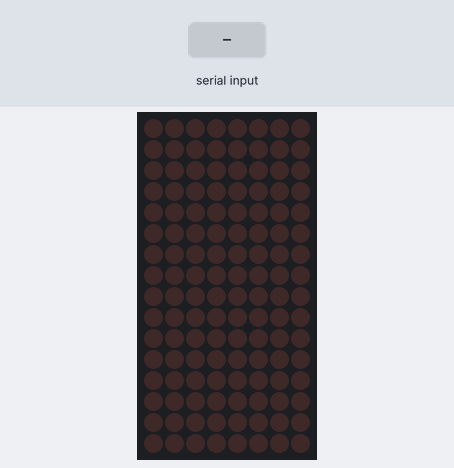
Simulated run of this sketch. Board: Arduino Uno, built with avr-gcc and run on an emulated ATmega328P. Shown: 16×8 LED matrix. Inputs (shaded band) come from the test bench.

Above: at 1.2 s.
1.3 s: "A\n" received over Serial
At 2.5 s:
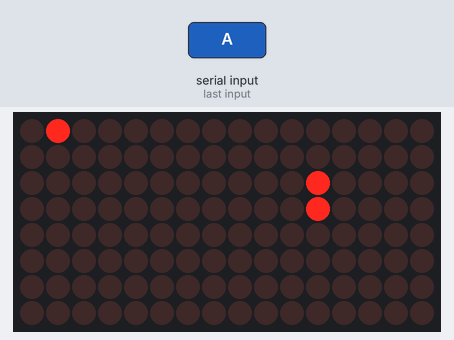
3.3 s: byte 20 (20) received over Serial
At 4.2 s:
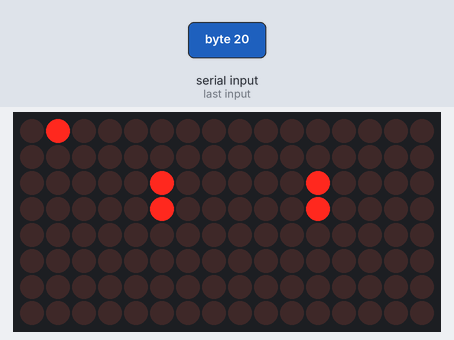
5.2 s: "B\n" received over Serial
At 6.6 s:
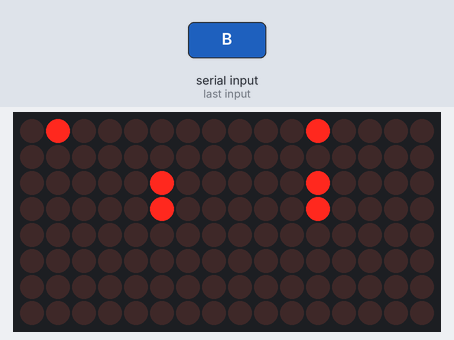
7.2 s: "C\n" received over Serial
At 8.9 s:
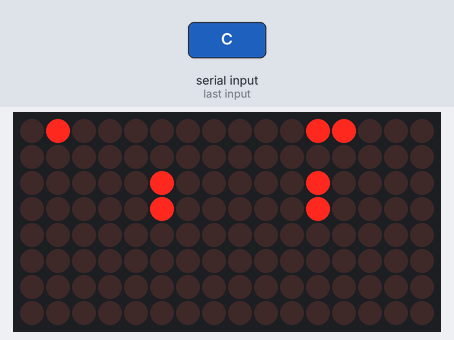
9.2 s: "D\n" received over Serial
At 10.9 s:
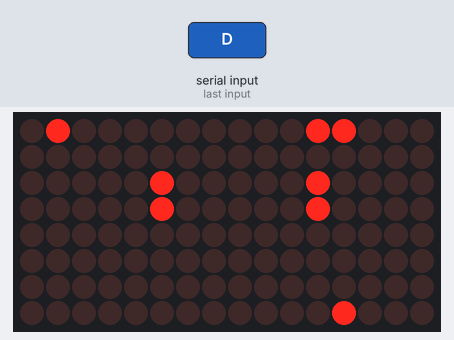
11.2 s: "E\n" received over Serial
At 12.4 s:
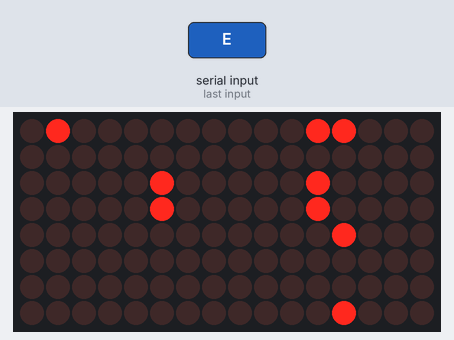
Timing chart, 0 to 14.2 s (numbered marks = the images above; inputs shaded):
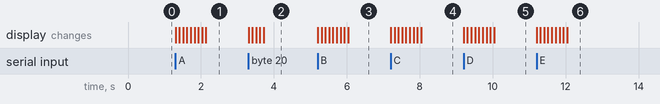

The sketch:

LED_Matrix_Firmware_v2.ino.ino
```cpp
//----------------------HOWTO----------------------------------------
/*
    matrix.displaybuffer[i] : directly access display buffer. check if node has been hit.
    matrix.drawPixel() : draw to a pixel.
    matrix.drawBitmap(0, 0,  mybitmap, 16, 32, LED_ON); outputs "mybmp" to buffer
    matrix.drawLine(0,0, 7,15, Mat1);

  //INITIALLIZING BUFFER
    static const uint16_t PROGMEM
      mybitmap[] =
      { B0011110000111100,
        B0100001000111100,
        B1010010100111100,
        B1000000100111100,
        B1010010100111100,
        B1001100100111100,
        B0100001000111100,
        B0011110000111100 };


   write the changes we just made to the display. display buffer to LED.
   matrix.writeDisplay();
  */

//-----------------------ENDHOWTO---------------------------------------


#include <Adafruit_GFX.h>
#include <Wire.h>
#include <Adafruit_LEDBackpack.h>
#include <SoftwareSerial.h>


Adafruit_8x16matrix matrix = Adafruit_8x16matrix();  //specify your display buffer


void LEDFlash(int r, int c){
  matrix.drawPixel(r,c, LED_ON);
  matrix.writeDisplay();
  delay(100);
  matrix.drawPixel(r,c, LED_OFF);
  matrix.writeDisplay();
  delay(100);
  matrix.drawPixel(r,c, LED_ON);
  matrix.writeDisplay();
  delay(100);
  matrix.drawPixel(r,c, LED_OFF);
  matrix.writeDisplay();
  delay(100);
  matrix.drawPixel(r,c, LED_ON); //after blinking twice stays on
  matrix.writeDisplay();
}

void LEDFlash2(int r, int c, int r1, int c1){
  matrix.drawPixel(r,c, LED_ON);
  matrix.drawPixel(r1,c1, LED_ON);
  matrix.writeDisplay();
  delay(100);
  matrix.drawPixel(r,c, LED_OFF);
  matrix.drawPixel(r1,c1, LED_OFF);
  matrix.writeDisplay();
  delay(100);
  matrix.drawPixel(r,c, LED_ON);
  matrix.drawPixel(r1,c1, LED_ON);
  matrix.writeDisplay();
  delay(100);
  matrix.drawPixel(r,c, LED_OFF);
  matrix.drawPixel(r1,c1, LED_OFF);
  matrix.writeDisplay();
  delay(100);
  //after blinking twice stays on
  matrix.drawPixel(r,c, LED_ON);
  matrix.drawPixel(r1,c1, LED_ON);
  matrix.writeDisplay();
}
void LEDFlash4(int r, int c, int r1, int c1, int r2, int c2, int r3, int c3){
  matrix.drawPixel(r,c, LED_ON);
  matrix.drawPixel(r1,c1, LED_ON);
  matrix.drawPixel(r2,c2, LED_ON);
  matrix.drawPixel(r3,c3, LED_ON);
  matrix.writeDisplay();
  delay(100);
  matrix.drawPixel(r,c, LED_OFF);
  matrix.drawPixel(r1,c1, LED_OFF);
  matrix.drawPixel(r2,c2, LED_OFF);
  matrix.drawPixel(r3,c3, LED_OFF);
  matrix.writeDisplay();
  delay(100);
  matrix.drawPixel(r,c, LED_ON);
  matrix.drawPixel(r1,c1, LED_ON);
  matrix.drawPixel(r2,c2, LED_ON);
  matrix.drawPixel(r3,c3, LED_ON);
  matrix.writeDisplay();
  delay(100);
  matrix.drawPixel(r,c, LED_OFF);
  matrix.drawPixel(r1,c1, LED_OFF);
  matrix.drawPixel(r2,c2, LED_OFF);
  matrix.drawPixel(r3,c3, LED_OFF);
  matrix.writeDisplay();
  delay(100);
  matrix.drawPixel(r,c, LED_ON);
  matrix.drawPixel(r1,c1, LED_ON);
  matrix.drawPixel(r2,c2, LED_ON);
  matrix.drawPixel(r3,c3, LED_ON);
  matrix.writeDisplay();
}

//Subroutine to indicate to the user that they can throw dart. i.e Light up all LED 2 times. etc.
void ShowReady(){

}

//Function to animate clearing of screen.
void AnimateClear(){
for(int i=1; i<83; i++){

}
}

void PaintSegment(int seg){
  if(seg==64){
    LEDFlash(5,7);
  }
  else if(seg==65){
    LEDFlash(1,0);
  }
  else if(seg==66){
    LEDFlash(11,0);
  }
  else if(seg==67){
    LEDFlash(12,0);
  }
  else if(seg==68){
    LEDFlash(12,7);
  }
  else if(seg==69){
    LEDFlash(12,4);
  }
  else if(seg==70){
    LEDFlash(12,3);
  }
  else if(seg==71){
    LEDFlash(0,0);
  }
  else if(seg==72){
    LEDFlash(11,7);
  }
  else if(seg==73){
    LEDFlash(5,0);
  }
  else if(seg==74){
    LEDFlash(6,0);
  }
   else if(seg==75){
    LEDFlash(10,3);
  }
   else if(seg==76){
    LEDFlash(10,4);
  }
   else if(seg==77){
    LEDFlash(10,7);
  }
  else if(seg==78){
    LEDFlash(10,0);
  }
  else if(seg==79){
    LEDFlash(4,7);
  }
  else if(seg==80){
    LEDFlash(0,7);
  }
  else if(seg==81){
    LEDFlash(1,7);
  }
  else if(seg==82){
    LEDFlash(6,7);
  }
  else if(seg==63){
    LEDFlash(4,0);
  }
  else if(seg==44){
    LEDFlash2(5,6,6,6);
  }
  else if(seg==45){
    LEDFlash2(2,7,3,7);
  }
  else if(seg==46){
    LEDFlash2(15,7,13,7);
  }
  else if(seg==47){
    LEDFlash2(14,6,14,7);
  }
  else if(seg==48){
    LEDFlash2(12,6,12,5);
  }
  else if(seg==49){
    LEDFlash2(12,1,12,2);
  }
  else if(seg==50){
    LEDFlash2(14,1,14,0);
  }
  else if(seg==51){
    LEDFlash2(15,0,13,0);
  }
  else if(seg==52){
    LEDFlash2(11,1,0,1);
  }
  else if(seg==53){
    LEDFlash2(2,0,3,0);
  }
  else if(seg==54){
    LEDFlash2(7,0,8,0);
  }
  else if(seg==55){
    LEDFlash2(9,1,9,0);
  }
  else if(seg==56){
    LEDFlash2(10,2,10,1);
  }
  else if(seg==57){
    LEDFlash2(10,6,10,5);
  }
  else if(seg==58){
    LEDFlash2(5,1,6,1);
  }
  else if(seg==59){
    LEDFlash2(1,1,4,1);
  }
  else if(seg==60){
    LEDFlash2(11,6,0,6);
  }
  else if(seg==61){
    LEDFlash2(4,6,1,6);
  }
  else if(seg==62){
    LEDFlash2(9,7,9,6);
  }
  else if(seg==43){
    LEDFlash2(7,7,8,7);
  }
  else if(seg==24){
    LEDFlash(2,6);
  }
  else if(seg==25){
    LEDFlash(14,4);
  }
  else if(seg==26){
    LEDFlash(14,3);
  }
  else if(seg==27){
    LEDFlash(14,2);
  }
  else if(seg==28){
    LEDFlash(13,1);
  }
  else if(seg==29){
    LEDFlash(15,1);
  }
  else if(seg==30){
    LEDFlash(14,5);
  }
  else if(seg==31){
    LEDFlash(9,2);
  }
  else if(seg==32){
    LEDFlash(9,3);
  }
  else if(seg==33){
    LEDFlash(9,4);
  }
  else if(seg==34){
    LEDFlash(9,5);
  }
  else if(seg==35){
    LEDFlash(8,6);
  }
  else if(seg==36){
    LEDFlash(8,1);
  }
  else if(seg==37){
    LEDFlash(7,6);
  }
  else if(seg==38){
    LEDFlash(7,1);
  }
  else if(seg==39){
    LEDFlash(15,6);
  }
  else if(seg==40){
    LEDFlash(13,6);
  }
  else if(seg==41){
    LEDFlash(2,1);
  }
  else if(seg==42){
    LEDFlash(3,1);
  }
  else if(seg==23){
    LEDFlash(3,6);
  }
  else if(seg==4){
    LEDFlash2(0,5,0,4);
  }
  else if(seg==5){
    LEDFlash2(11,5,11,4);
  }
  else if(seg==6){
    LEDFlash2(15,5,15,4);
  }
  else if(seg==7){
    LEDFlash2(13,5,13,4);
  }
  else if(seg==8){
    LEDFlash2(13,2,13,3);
  }
  else if(seg==9){
    LEDFlash2(15,2,15,3);
  }
  else if(seg==10){
    LEDFlash2(11,2,11,3);
  }
  else if(seg==11){
    LEDFlash2(0,2,0,3);
  }
  else if(seg==12){
    LEDFlash2(1,2,2,2);
  }
  else if(seg==13){
    LEDFlash2(7,3,7,2);
  }
  else if(seg==14){
    LEDFlash2(8,3,8,2);
  }
  else if(seg==15){
    LEDFlash2(8,5,8,4);
  }
  else if(seg==16){
    LEDFlash2(4,2,3,2);
  }
  else if(seg==17){
    LEDFlash2(7,5,7,4);
  }
  else if(seg==18){
    LEDFlash2(6,3,6,2);
  }
  else if(seg==19){
    LEDFlash2(6,5,6,4);
  }
  else if(seg==20){
    LEDFlash2(5,2,5,3);
  }
  else if(seg==21){
    LEDFlash2(5,4,5,5);
  }
  else if(seg==22){
    LEDFlash2(3,5,4,5);
  }
  else if(seg==3){
    LEDFlash2(1,5,2,5);
  }
  else if(seg==2){
    LEDFlash4(1,3,1,4,4,4,4,3);
  }
  else if(seg==1){ //equivalent to segment 0
    LEDFlash(2,4);
  }

}

void cycleAround(){
  for(int i=1; i<83; i++){
      PaintSegment(i);
      delay(10);
    }
}

//Function to check if segment has already been hit.
SoftwareSerial BT(10, 11);


void setup() {
  // put your setup code here, to run once:
  Wire.begin();

  Serial.begin(9600);
  matrix.begin(0x70); //go to first matrix
  matrix.setRotation(1);
  matrix.setBrightness(15);
  BT.begin(9600);

}

void loop() {

    //Process Data from Kinect
    if(Serial.available()){
      int kinect_data=Serial.read();
      if(kinect_data<84 && kinect_data>0){
        PaintSegment(kinect_data);
        BT.write(2); //RESERVED KEYWORD FOR BEGIN SEGMENT TRANSMISSION
        BT.write(kinect_data); //SEND TARGET SEGMENT.
        BT.write(3); //RESERVED KEYWORD FOR END OF SEGMENT TANSMISSION
      }
    }

    //Process Data From App
    if(BT.available()){
      int android_data=Serial.read();
      if(android_data<16 && android_data>=0){
        matrix.setBrightness(android_data);
        PaintSegment(android_data); ////////////THIS LINE IS FOR TESTING
      }
      if(android_data==20){ //clear screen command
        matrix.clear();
        matrix.writeDisplay();
      }
    }

}
```

Measured:
- after the input at 1.3 s, the display: first changes at once (image 1 shows a later state)
- after the input at 3.3 s, the display: changes at once (image 2)
- after the input at 5.2 s, the display: changes at once (image 3)
- after the input at 7.2 s, the display: changes at once (image 4)
- after the input at 9.2 s, the display: changes at once (image 5)
- after the input at 11.2 s, the display: changes at once (image 6)
